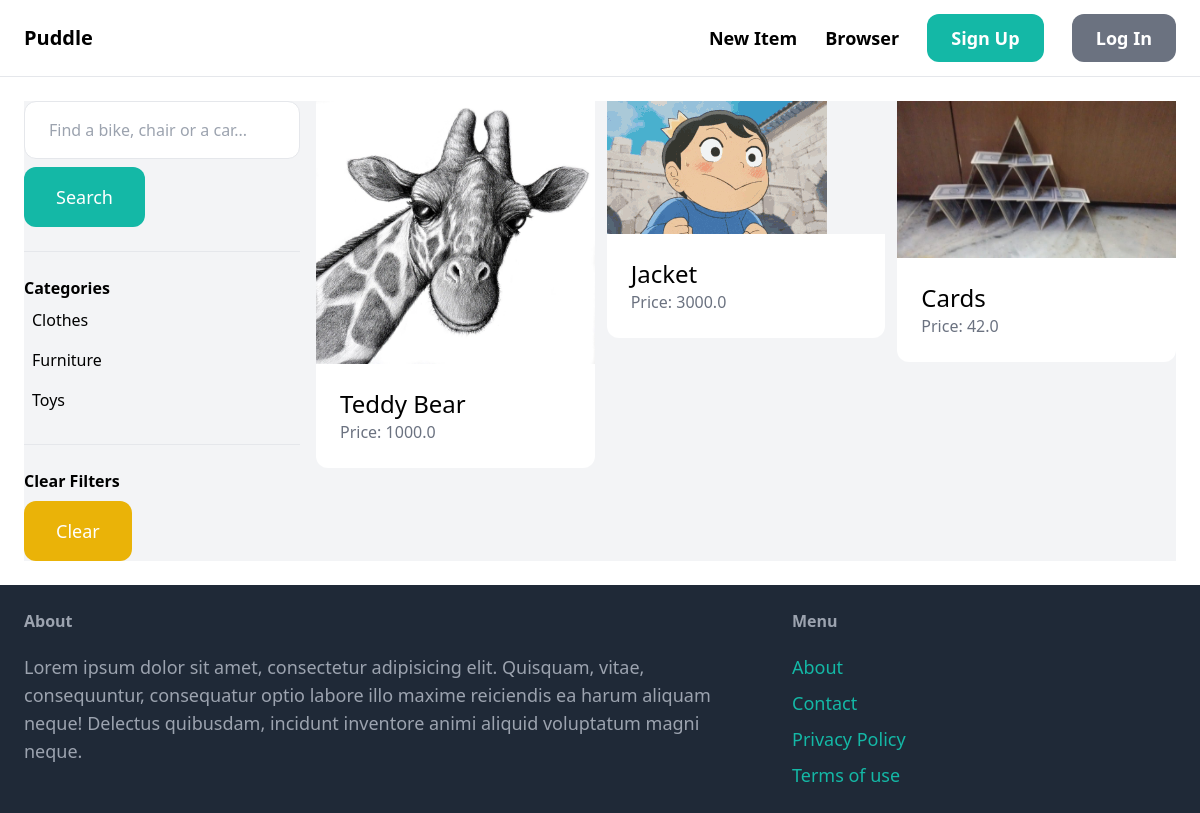
The app's page /items/, older data.
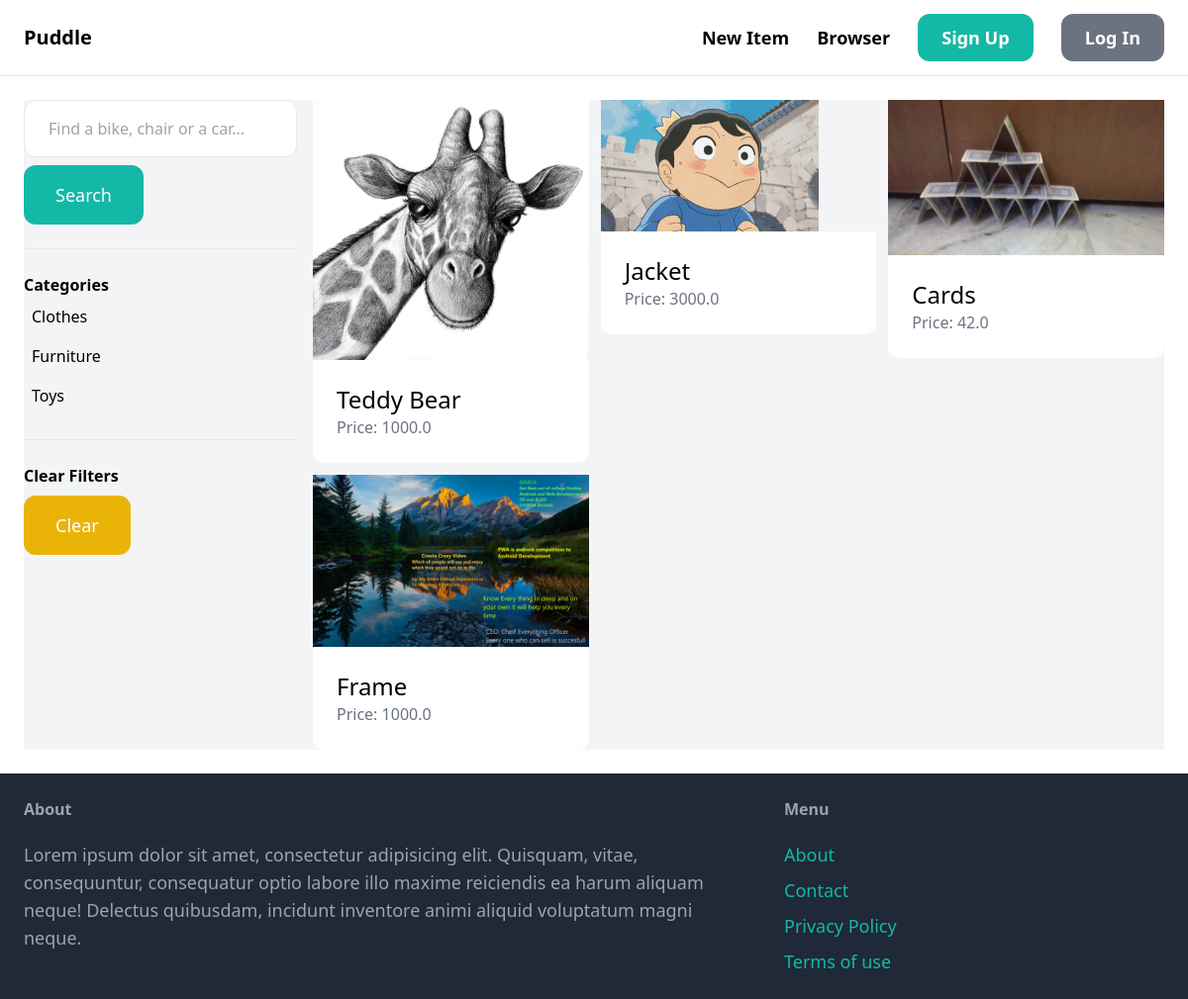
The same page, newer data.
### item/models.py (models this page shows, shortened)
class Category(models.Model):
    name = models.CharField(max_length=100)
    class Meta:
        ordering = ('name',)
        verbose_name_plural = 'Categories'

class Item(models.Model):
    category = models.ForeignKey(Category, related_name='items', on_delete=models.CASCADE)
    name = models.CharField(max_length=100)
    description = models.TextField(blank=True, null=True)
    price = models.FloatField()
    image = models.ImageField(upload_to='item_images', blank=True, null=True)
    is_sold = models.BooleanField(default=False)
    created_by = models.ForeignKey(User, related_name='items', on_delete=models.CASCADE)
    created_at = models.DateTimeField(auto_now_add=True)

### item/views.py (the view)
# urls.py: path('', views.item, name='items'),
def item(request):
    query = request.GET.get('query', '')
    items = Item.objects.filter(is_sold = False)
    categories = Category.objects.all()
    category_id = request.GET.get('category', 0)
    if category_id:
        items = items.filter(category_id=category_id)
    if query:
        items = Item.objects.filter(Q(name__icontains = query) | Q(description__icontains = query))
    return render(request, 'item/items.html',{
        'items': items,
        'query': query,
        'categories': categories,
        'category_id': int(category_id)
    })

### item/templates/item/items.html (shortened to what this page needs)
{% extends 'base.html'  %}
{% block content %}
    <div class="pd-6 grid grid-cols-4 gap-4 bg-gray-100">
        <div class="col-span-1">
            <form action="{% url 'item:items' %}" method="get">
                <input type="text" name="query" class="w-full py-4 px-6 border rounded-xl" value="{{query}}" placeholder="Find a bike, chair or a car...">
                <button class="mt-2 py-4 px-8 text-lg bg-teal-500 text-white rounded-xl">Search</button>
            </form>
            <hr class="my-6">
            <p class="font-semibold">Categories</p>
            <ul>
                {% for category in categories %}
                    <li class="py-2 px-2 rounded-xl {% if category.id == category_id %} bg-gray-200 {% endif %}">
                        <a href="{% url 'item:items' %}?query={{ query }}&category={{category.id}}">{{ category.name }}</a>
                    </li>
                {% endfor %}
            </ul>
            <hr class="my-6">
            <p class="font-semibold">Clear Filters</p>
            <ul>
                    <li>
                        <a href="{% url 'item:items' %} " class="mt-2 py-4 px-8 inline-block bg-yellow-500 text-lg rounded-xl text-white">Clear</a>
                    </li>
            </ul>
        </div>
        <div class="col-span-3">
            <div class="grid grid-cols-3 gap-3">
                {% for item in items %}
                    <div>
                        <a href="{% url 'item:detail' item.id %}">
                            <div>
                                <img src="{{item.image.url}}" class="rounnded-t-xl" alt="Product Image">
                            </div>
                            <div class="p-6 bg-white rounded-b-xl">
                                <h2 class="text-2xl">{{ item.name }}</h2>
                                <p class="text-gray-500">Price: {{ item.price }}</p>
                            </div>
                        </a>
                    </div>
                {% endfor %}
            </div>
        </div>
    </div>
{% endblock %}

Row changes from the older to the newer data that the page shows:
added Item: image (picture), name "Frame", price "1000.0"
